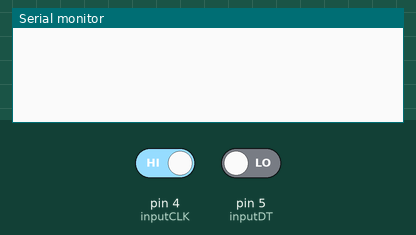
Simulated run of this sketch. Board: Arduino Uno, built with avr-gcc and run on an emulated ATmega328P. Shown: the last lines printed to the serial monitor. The test bench sets the inputs (shaded band); at power-on: pin 4 (inputCLK) HIGH, pin 5 (inputDT) LOW.

Above: at 1.2 s.
1.3 s: pin 4 (inputCLK) driven LOW
At 2.3 s:
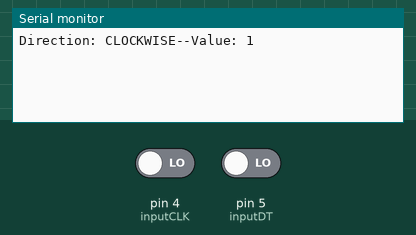
2.8 s: pin 4 (inputCLK) driven HIGH
At 3.5 s:
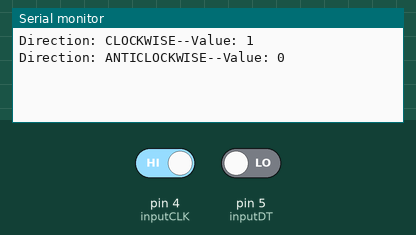

Measured:
- after the input at 1.3 s, the serial monitor: prints a new line at once (image 1)
- after the input at 2.8 s, the serial monitor: prints a new line at once (image 2)

The sketch:

sketch_nov20a.ino
```cpp
#define inputCLK 4  // initializing
#define inputDT 5
int counter=0; // this is the value encoder will be changing.
int currentstateclk; //to know wether the encoder has moved or not we need current state and previous state
int previousstateclk;
String encidr=" "; // will show the direction of encoder
void setup() {
  // setting encoder pins as inputs
  pinMode(inputCLK,INPUT);
 pinMode(inputDT,INPUT);
 // setting serial monitor
 Serial.begin(9600);
// assigning previous value of encoder.
previousstateclk=digitalRead(inputCLK);
}

void loop() {
  // assigning the current state of clk
  currentstateclk=digitalRead(inputCLK);
  // if the previous state and current state is different thus a pulse has occured
  if(currentstateclk!=previousstateclk)
  {
    // if the input clk is diff from input dt then encoder rotates anticlockwise
    if(digitalRead(inputDT)!=currentstateclk)
    {
      counter--;
      encidr="ANTICLOCKWISE";
    }
    else
    {
      counter++;
      encidr="CLOCKWISE";
    }
    Serial.print("Direction: ");
    Serial.print(encidr);
    Serial.print("--Value: ");
    Serial.println(counter);
  }
// update the previous state with  current state
previousstateclk=currentstateclk;

}
```
